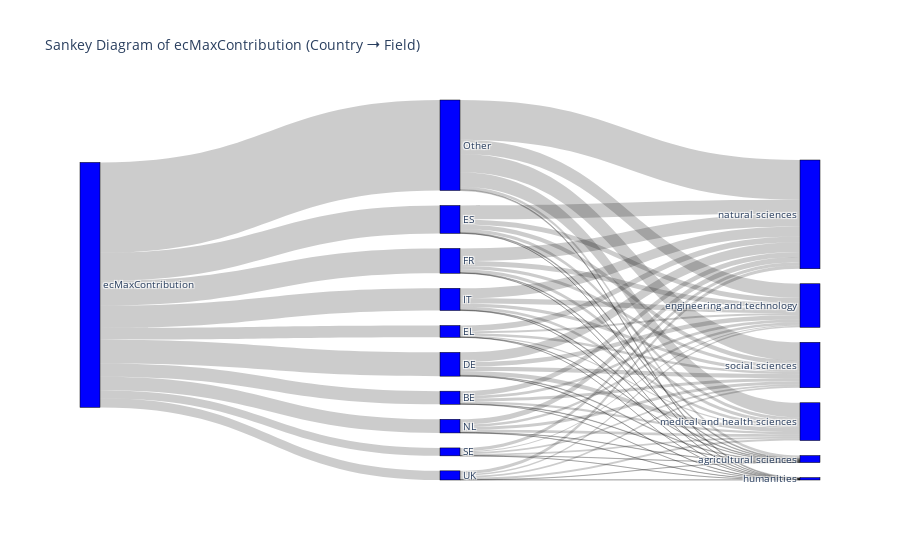

This figure's notebook cell:
### Code cell
# Create the Sankey diagram
fig = go.Figure(data=[go.Sankey(
    node=dict(
        pad=15,
        thickness=20,
        line=dict(color="black", width=0.5),
        label=labels,
        color="blue"
    ),
    link=dict(
        source=links['source'],
        target=links['target'],
        value=links['value']
    )
)])

fig.update_layout(title_text="Sankey Diagram of ecMaxContribution (Country ➝ Field)", font_size=10)
fig.show()

### Figure 1 — Plotly figure (JSON) as saved in the notebook; plotly's stock layout.template omitted (floating-point values rounded to 4 significant figures)
{"data": [{"link": {"source": [0, 0, 0, 0, 0, 0, 0, 0, 0, 0, 1, 1, 1, 1, 1, 1, 2, 2, 2, 2, 2, 2, 3, 3, 3, 3, 3, 3, 4, 4, 4, 4, 4, 4, 5, 5, 5, 5, 5, 5, 6, 6, 6, 6, 6, 6, 7, 7, 7, 7, 7, 7, 8, 8, 8, 8, 8, 8, 9, 9, 9, 9, 9, 9, 10, 10, 10, 10, 10, 10], "target": [1, 2, 3, 4, 5, 6, 7, 8, 9, 10, 11, 12, 13, 14, 15, 16, 11, 12, 13, 14, 15, 16, 11, 12, 13, 14, 15, 16, 11, 12, 13, 14, 15, 16, 11, 12, 13, 14, 15, 16, 11, 12, 13, 14, 15, 16, 11, 12, 13, 14, 15, 16, 11, 12, 13, 14, 15, 16, 11, 12, 13, 14, 15, 16, 11, 12, 13, 14, 15, 16], "value": [5.353, 9.716, 4.84, 11.39, 10.15, 9.071, 5.569, 36.93, 3.234, 3.732, 0.1906, 1.043, 0.04667, 0.8874, 1.988, 1.197, 0.255, 1.875, 0.1278, 1.7, 4.034, 1.725, 0.1355, 0.8256, 0.03502, 0.4792, 2.368, 0.9968, 0.3569, 2.121, 0.07717, 1.368, 5.671, 1.798, 0.2497, 1.979, 0.07748, 1.294, 5.173, 1.378, 0.2786, 2.081, 0.09205, 1.137, 4.083, 1.401, 0.1277, 1.018, 0.08461, 1.055, 2.113, 1.172, 1.135, 5.759, 0.3623, 5.989, 16.27, 7.419, 0.06911, 0.4171, 0.01874, 0.6913, 1.327, 0.7113, 0.07909, 0.6562, 0.06711, 0.812, 1.36, 0.757]}, "node": {"color": "blue", "label": ["ecMaxContribution", "BE", "DE", "EL", "ES", "FR", "IT", "NL", "Other", "SE", "UK", "agricultural sciences", "engineering and technology", "humanities", "medical and health sciences", "natural sciences", "social sciences"], "line": {"color": "black", "width": 0.5}, "pad": 15, "thickness": 20}, "type": "sankey"}], "layout": {"font": {"size": 10}, "title": {"text": "Sankey Diagram of ecMaxContribution (Country ➝ Field)"}}}
